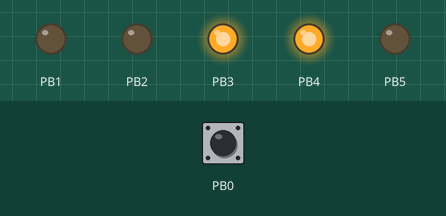
The program below on a simulated ATmega328P, built with avr-gcc and emulated at 16 MHz (the files do not name the chip). Parts: output pins drawn as LEDs (lit = HIGH). The inputs (shaded band) are chosen by the test bench; at power-on: PB0 HIGH.

Above: at 0.1 s.
At 42.1 s:
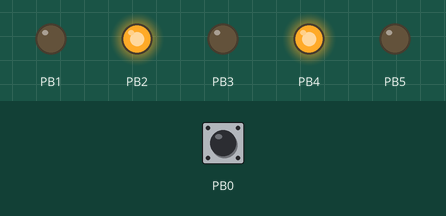
At 45.1 s:
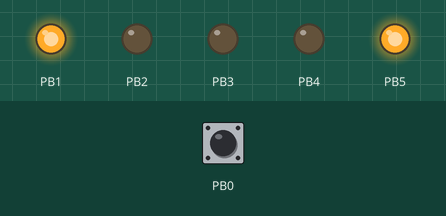
At 56.6 s:
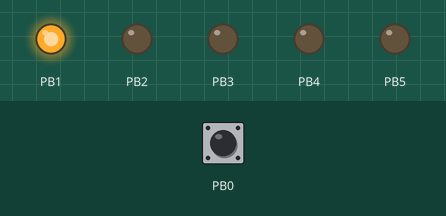
At 117.1 s:
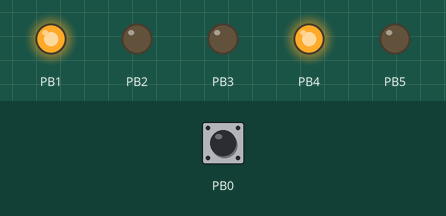
Timing chart, 0 to 121.5 s (numbered marks = the images above):
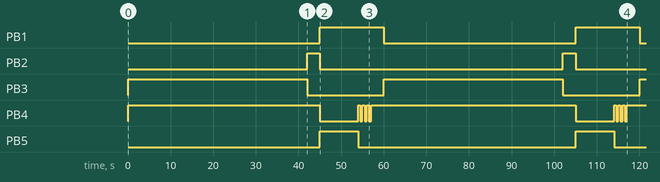

Measured:
- by itself, PB1: alternates HIGH for 15.0 s and LOW for 45.0 s
- by itself, PB2: alternates HIGH for 3.0 s and LOW for 57.0 s
- by itself, PB3: alternates HIGH for 42.0 s and LOW for 18.0 s
- by itself, PB4: goes HIGH 45.0 s, LOW 9.0 s, 3 × (HIGH 0.50 s, LOW 0.50 s), HIGH 48.0 s, LOW 9.0 s, 3 × (HIGH 0.50 s, LOW 0.50 s), then HIGH
- by itself, PB5: alternates HIGH for 9.0 s and LOW for 51.0 s

The program:

main.c
```c
#define F_CPU 16000000L
#include <avr/io.h>
#include <util/delay.h>

int estado = 0;
int tempo = 0;

int main(void)
{
    //Config. p/ entrada
    DDRB&= ~(1<<0);

    //Pull up
    PORTB|= (1<<0);

    //Config. p/ saída
    DDRB|=(1<<1);
    DDRB|=(1<<2);
    DDRB|=(1<<3);
    DDRB|=(1<<4);
    DDRB|=(1<<5);

    //Desliga semáforos
    PORTB &= ~(1<<1);
    PORTB &= ~(1<<2);
    PORTB &= ~(1<<3);
    PORTB &= ~(1<<4);
    PORTB &= ~(1<<5);


    while (1){
        if(estado==0)
        {
            PORTB &= ~(1<<1);
            PORTB &= ~(1<<2);
            PORTB|= (1<<3);
            PORTB &= ~(1<<5);
            PORTB|= (1<<4);
            tempo=4200;
            estado=1;
        }

        if(estado==1)
        {
            --tempo;
            _delay_ms(10);
            if ((!(PINB & (1<<PINB0))) && tempo > 1000)
            {
                tempo = 1000;
            }
            if(tempo==0)
            {
                estado=2;
            }

        }

        if(estado==2)
        {
            PORTB &= ~(1<<3);
            PORTB|= (1<<2);
            tempo=300;
            estado=3;
        }

        if(estado==3)
        {
            --tempo;
            _delay_ms(10);
            if(tempo==0)
            {
                estado=4;
            }

        }

        if(estado==4)
        {
            PORTB &= ~(1<<2);
            PORTB|= (1<<1);
            PORTB &= ~(1<<4);
            PORTB|=(1<<5);
            tempo=1200;
            estado=5;
        }

        if(estado==5)
        {
            --tempo;
            _delay_ms(10);
            if (tempo == 300)
            {
                PORTB &= ~(1<<5);
                PORTB|=(1<<4);
                _delay_ms(500);
                PORTB &= ~(1<<4);
                _delay_ms(500);
                PORTB|=(1<<4);
                _delay_ms(500);
                PORTB &= ~(1<<4);
                _delay_ms(500);
                PORTB|=(1<<4);
                _delay_ms(500);
                PORTB &= ~(1<<4);
                _delay_ms(500);
                PORTB|=(1<<4);
            }

            if(tempo==0)
            {
                estado=0;
            }

        }


    }

}
```
